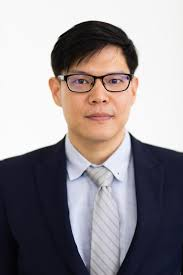
#> input picture backend/media/posts/images/1.jpg, 183 x 275 px
$ python -i watermark.py   (imports and definitions only)
#> lines starting #> are read from the running program, lines starting #| are printed output that depends on the picture
"""
Hidden watermarking utilities for protecting user-uploaded images.

Uses LSB (Least Significant Bit) watermarking with spreading and error correction
for robustness against compression and basic image manipulation.
"""
import hashlib
import io
import json
import uuid
from datetime import datetime
from typing import Dict, Optional

import numpy as np
from django.core.files.uploadedfile import InMemoryUploadedFile
from PIL import Image


# Watermark algorithm version
WATERMARK_VERSION = 1

# Platform identifier
PLATFORM_ID = "ArtChive"


# [71 lines left out: functions generate_watermark_payload, _payload_to_binary, not called in this run]


def _binary_to_payload(binary_array: np.ndarray) -> Optional[Dict]:
    """
    Convert binary array back to payload dictionary with error correction.

    Args:
        binary_array: 1D numpy array of bits (with redundancy)

    Returns:
        Payload dictionary or None if decoding fails
    """
    try:
        # Decode with error correction (majority vote on triplets)
        decoded_bits = []
        for i in range(0, len(binary_array) - 2, 3):
            triplet = binary_array[i:i+3]
            # Majority vote
            bit = 1 if np.sum(triplet) >= 2 else 0
            decoded_bits.append(bit)

        if len(decoded_bits) < 32:
            return None

        # Convert bits to bytes
        binary_str = ''.join(str(bit) for bit in decoded_bits)

        # Extract length (first 32 bits = 4 bytes)
        length_binary = binary_str[:32]
        length = int(length_binary, 2)

        if length <= 0 or length > 10000:  # Sanity check
            return None

        # Extract payload (after length)
        payload_binary = binary_str[32:32 + (length * 8)]

        if len(payload_binary) < length * 8:
            return None

        # Convert to string
        payload_bytes = bytes([int(payload_binary[i:i+8], 2) for i in range(0, length * 8, 8)])
        payload_str = payload_bytes.decode('utf-8')

        # Parse JSON
        payload = json.loads(payload_str)

        # Verify checksum
        payload_without_checksum = {k: v for k, v in payload.items() if k != 'checksum'}
        payload_str_verify = json.dumps(payload_without_checksum, sort_keys=True)
        calculated_checksum = hashlib.sha256(payload_str_verify.encode()).hexdigest()[:16]

        if payload.get('checksum') == calculated_checksum:
            return payload

        return None
    except (ValueError, json.JSONDecodeError, UnicodeDecodeError):
        return None


# [41 lines left out: function _embed_bits_lsb, not called in this run]


def _extract_bits_lsb(
    channel: np.ndarray,
    num_bits: int,
    seed: int = 42
) -> np.ndarray:
    """
    Extract watermark bits from LSB of image channel.

    Args:
        channel: Image channel (2D numpy array)
        num_bits: Number of bits to extract
        seed: Random seed (must match embedding)

    Returns:
        Binary array of extracted bits
    """
    height, width = channel.shape
    total_pixels = height * width

    # Use same pseudo-random pixel selection
    np.random.seed(seed)
    pixel_indices = np.random.permutation(total_pixels)

    # Extract bits
    bits = []
    channel_flat = channel.flatten()

    for i in range(min(num_bits, len(pixel_indices))):
        pixel_idx = pixel_indices[i]
        pixel_value = int(channel_flat[pixel_idx])
        bit = pixel_value & 1  # Extract LSB
        bits.append(bit)

    return np.array(bits, dtype=np.uint8)


# [94 lines left out: function embed_watermark, not called in this run]


def extract_watermark(image_file) -> Optional[Dict]:
    """
    Extract watermark from a watermarked image.

    Args:
        image_file: Image file (can be file path, file object, or URL)

    Returns:
        Watermark payload dictionary or None if extraction fails
    """
#> called with image_file = '../../media/posts/images/1.jpg'
    # Handle different input types
    if isinstance(image_file, str):
        # Could be URL or file path
        try:
            import requests
            if image_file.startswith('http'):
                response = requests.get(image_file, timeout=10)
                response.raise_for_status()
                img = Image.open(io.BytesIO(response.content))
            else:
                img = Image.open(image_file)
#> img is the input picture: PIL image 183x275 RGB; mean R, G, B 150.2, 143.6, 146.7
        except Exception:
            return None
    else:
        # File object
        try:
            if hasattr(image_file, 'seek'):
                image_file.seek(0)
            img = Image.open(image_file)
        except Exception:
            return None

    # Convert to RGB
    if img.mode != 'RGB':
        if img.mode == 'RGBA':
            background = Image.new('RGB', img.size, (255, 255, 255))
            background.paste(img, mask=img.split()[3] if len(img.split()) == 4 else None)
            img = background
        else:
            img = img.convert('RGB')

    # Convert to numpy array
    img_array = np.array(img, dtype=np.uint8)

    # Try to extract from all channels and return first successful extraction
    seeds = [42, 43, 44]

    for channel_idx in range(3):
        channel = img_array[:, :, channel_idx]
        height, width = channel.shape
        max_bits = height * width

        # We need to extract enough bits (estimate: payload is ~200-500 bytes = 1600-4000 bits)
        # With redundancy (x3), that's 4800-12000 bits
        num_bits_to_extract = min(max_bits, 15000)

        # Try different seeds based on possible user_ids (this is a limitation)
        # For production, we'd need to know the user_id or try multiple
        channel_seed = seeds[channel_idx]

        # Try extracting with base seed first
        try:
            extracted_bits = _extract_bits_lsb(channel, num_bits_to_extract, seed=channel_seed)
            payload = _binary_to_payload(extracted_bits)
            if payload:
                return payload
        except Exception:
            continue
#> this loop made 3 passes
#> pass 1, in extract_watermark, `channel = img_array[:, :, channel_idx]`:
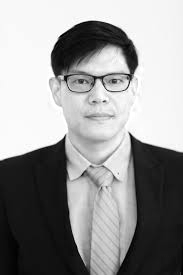
#> channel: shape (275, 183); min 0, max 255, mean 150.2
#> pass 2, in extract_watermark, `channel = img_array[:, :, channel_idx]`:
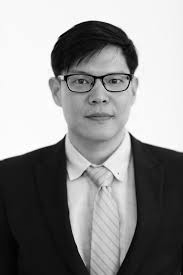
#> channel: shape (275, 183); min 0, max 255, mean 143.6
#> pass 3, in extract_watermark, `channel = img_array[:, :, channel_idx]`:
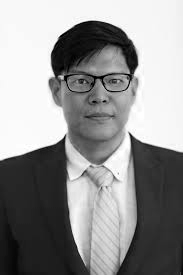
#> channel: shape (275, 183); min 0, max 255, mean 146.7

    return None


# [21 lines left out: function verify_watermark, not called in this run]

>>> result = extract_watermark('../../media/posts/images/1.jpg')

$ run again, on backend/media/posts/images/artwork9.jpg
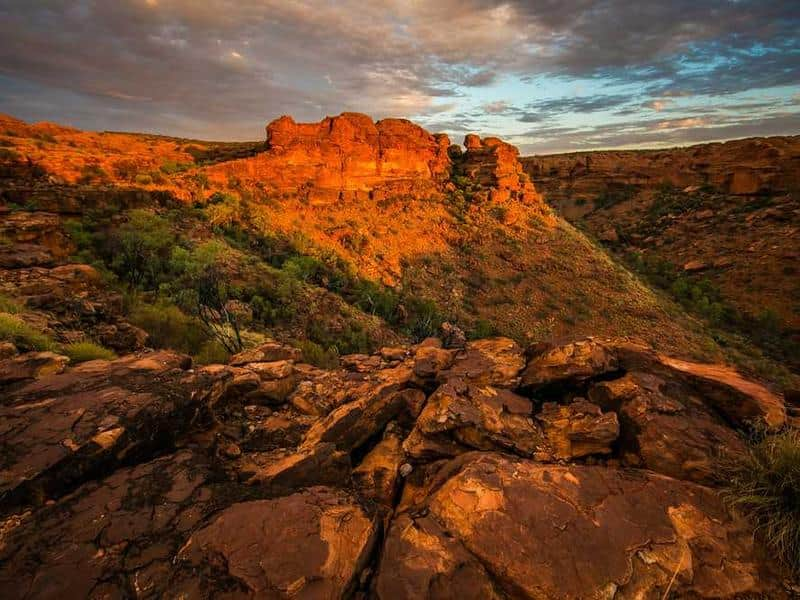
#> input picture backend/media/posts/images/artwork9.jpg, 800 x 600 px
#> in extract_watermark, img is the input picture: PIL image 800x600 RGB; mean R, G, B 102.4, 66.6, 41.7
#> the loop in extract_watermark, `for channel_idx in range(3):` made 3 passes
#> pass 1, in extract_watermark, `channel = img_array[:, :, channel_idx]`:
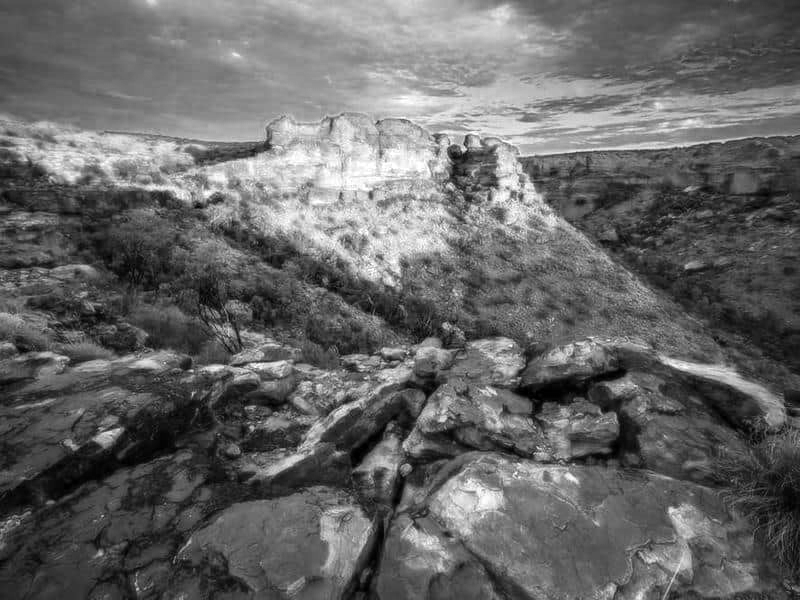
#> channel: shape (600, 800); min 0, max 255, mean 102.4
#> pass 3, in extract_watermark, `channel = img_array[:, :, channel_idx]`:
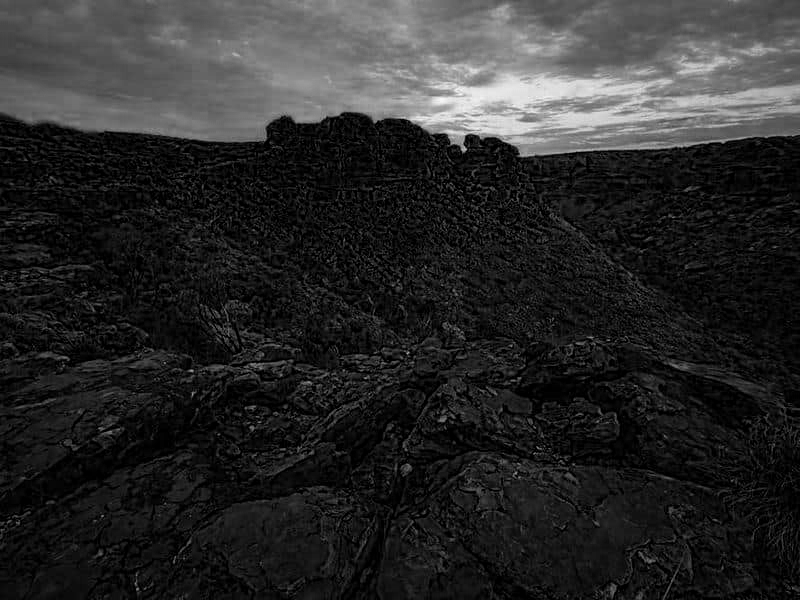
#> channel: shape (600, 800); min 0, max 249, mean 41.7
